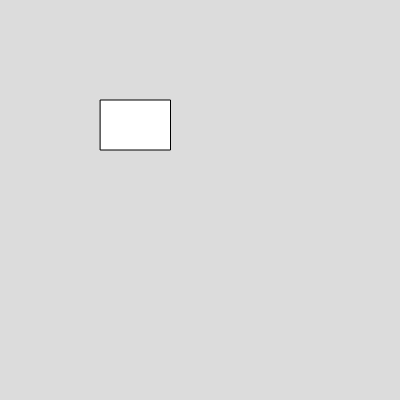
Frame 1 (no input)
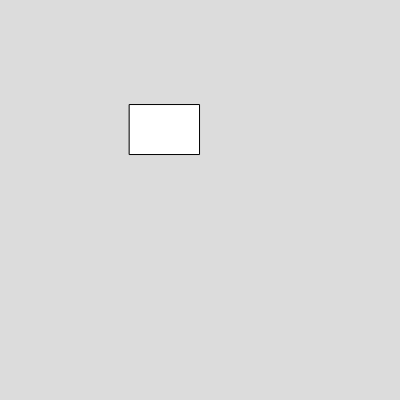
Frame 60 (no input)
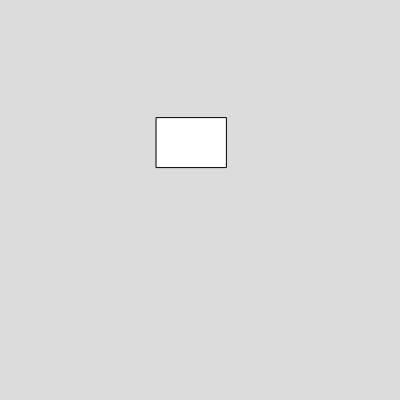
Frame 120 (the mouse pressed at the canvas centre since frame 60)

The p5.js sketch that drew these frames (run headless with seeded random() and noise() and a simulated clock; from frame 60 on, the mouse is pressed at the canvas centre):

// p5.js sketch
// ── sketch.js
let x = 100;
let y = 100;
let a = 0;

function setup() {
    createCanvas(400, 400);
}

function draw() {
    background(220);
    a = (a+0.005)%180;
    [x, y] = steer(x, y, a, 0.5);
    draw_car(x, y);
}

function draw_car(x, y) {
    rect(x, y, 70,50);
}

function steer(x, y, a, s) {
    return([x + cos(a)*s, y + sin(a)*s]);
}
